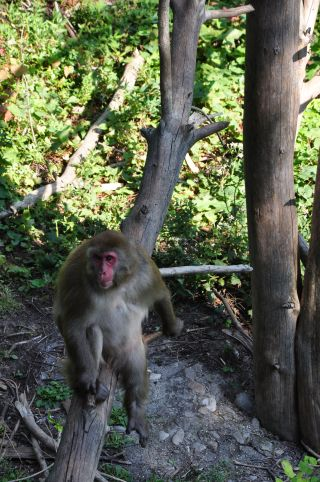
//> input picture OpenCV-Examples/images/baboon3.jpg, 320 x 482 px, given in place of , which was not available
$ ./distrans   (built with g++ and OpenCV 4)
//> lines starting //> are read from the running program, lines starting //| are printed output that depends on the picture; after the words box and inside, x2 and y2 are one past the last pixel; in counts of white or black regions, pixels touching at a corner belong together; pictures that were not available may be replaced by others from this repository, and a replacement may not be noted
#include <stdio.h>
#include <fstream>
#include <iostream>
#include "opencv2/imgproc/imgproc.hpp"
#include "opencv2/highgui/highgui.hpp"

#include <stdio.h>

using namespace cv;

int maskSize0 = CV_DIST_MASK_5;
int voronoiType = -1;
int edgeThresh = 100;
int distType0 = CV_DIST_L1;

// The output and temporary images
Mat gray;

// threshold trackbar callback
static void onTrackbar( int, void* )
{
    static const Scalar colors[] =
    {
        Scalar(0,0,0),
        Scalar(255,0,0),
        Scalar(255,128,0),
        Scalar(255,255,0),
        Scalar(0,255,0),
        Scalar(0,128,255),
        Scalar(0,255,255),
        Scalar(0,0,255),
        Scalar(255,0,255)
    };

    int maskSize = voronoiType >= 0 ? CV_DIST_MASK_5 : maskSize0;
    int distType = voronoiType >= 0 ? CV_DIST_L2 : distType0;

    Mat edge = gray >= edgeThresh, dist, labels, dist8u;

    if( voronoiType < 0 )
        distanceTransform( edge, dist, distType, maskSize );
    else
        distanceTransform( edge, dist, labels, distType, maskSize, voronoiType );

    if( voronoiType < 0 )
    {
        // begin "painting" the distance transform result
        std::cout << "painting the distance transform result" << std::endl;
        dist *= 5000;
        pow(dist, 0.5, dist);

        Mat dist32s, dist8u1, dist8u2;

        dist.convertTo(dist32s, CV_32S, 1, 0.5);
        dist32s &= Scalar::all(255);

        dist32s.convertTo(dist8u1, CV_8U, 1, 0);
        dist32s *= -1;

        dist32s += Scalar::all(255);
        dist32s.convertTo(dist8u2, CV_8U);

        Mat planes[] = {dist8u1, dist8u2, dist8u2};
        merge(planes, 3, dist8u);
    }
    else
    {
        dist8u.create(labels.size(), CV_8UC3);
        for( int i = 0; i < labels.rows; i++ )
        {
            const int* ll = (const int*)labels.ptr(i);
            const float* dd = (const float*)dist.ptr(i);
            uchar* d = (uchar*)dist8u.ptr(i);
            for( int j = 0; j < labels.cols; j++ )
            {
                int idx = ll[j] == 0 || dd[j] == 0 ? 0 : (ll[j]-1)%8 + 1;
                float scale = 1.f/(1 + dd[j]*dd[j]*0.0004f);
                int b = cvRound(colors[idx][0]*scale);
                int g = cvRound(colors[idx][1]*scale);
                int r = cvRound(colors[idx][2]*scale);
                d[j*3] = (uchar)b;
                d[j*3+1] = (uchar)g;
                d[j*3+2] = (uchar)r;
            }
        }
    }

    imshow("Original", edge );

    imshow("Distance Map", dist8u );
}

static void help()
{
    printf("\nProgram to demonstrate the use of the distance transform function between edge images.\n"
            "Usage:\n"
            "./distrans [image_name -- default image is stuff.jpg]\n"
            "\nHot keys: \n"
            "\tESC - quit the program\n"
            "\tC - use C/Inf metric\n"
            "\tL1 - use L1 metric\n"
            "\tL2 - use L2 metric\n"
            "\t3 - use 3x3 mask\n"
            "\t5 - use 5x5 mask\n"
            "\t0 - use precise distance transform\n"
            "\tv - switch to Voronoi diagram mode\n"
            "\tp - switch to pixel-based Voronoi diagram mode\n"
            "\tSPACE - loop through all the modes\n\n");
}

const char* keys =
{
    "{1| |stuff.jpg|input image file}"
};

int main( int argc, const char** argv )
{
    help();
    CommandLineParser parser(argc, argv, keys);
    string filename = parser.get<string>("1");
    gray = imread(filename.c_str(), 0);
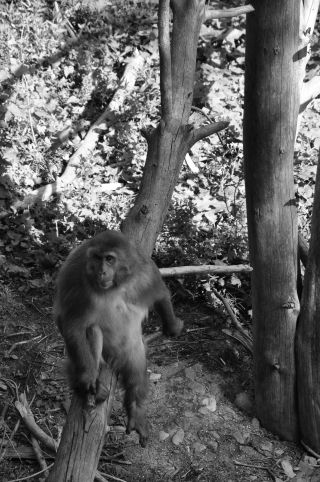
//> gray: 482 rows x 320 cols, CV_8UC1; min 0, max 255, mean 94.6
    if(gray.empty())
    {
        printf("Cannot read image file: %s\n", filename.c_str());
        help();
        return -1;
    }

    namedWindow("Distance Map", 1);
    createTrackbar("Brightness Threshold", "Distance Map", &edgeThresh, 255, onTrackbar, 0);

    for(;;)
    {
        // Call to update the view
        onTrackbar(0, 0);
//> in onTrackbar, `Mat edge = gray >= edgeThresh, dist, labels, dist8u;`:
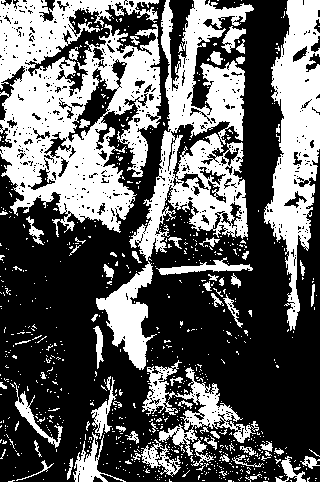
//> edge: 482 rows x 320 cols, CV_8UC1; 38.3% white; 808 white regions (746 under 20 px), largest, box (x1, y1, x2, y2) and area: (0, 0, 161, 237) 22306, (96, 0, 254, 370) 15491, (264, 0, 320, 331) 9449
//> in onTrackbar, `distanceTransform( edge, dist, distType, maskSize );`:
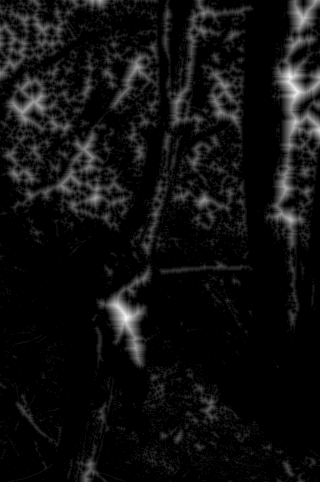
//> dist: 482 rows x 320 cols, CV_32FC1; min 0, max 19, mean 1.2; drawn with min black and max white
//> in onTrackbar, `dist.convertTo(dist32s, CV_32S, 1, 0.5);`:
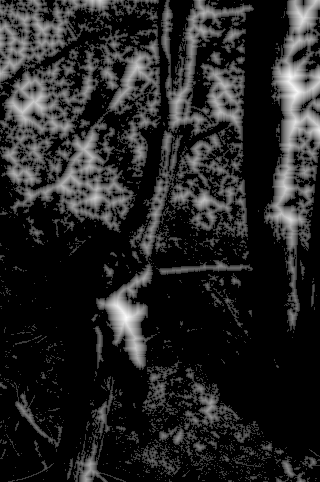
//> dist32s: 482 rows x 320 cols, CV_32SC1; min 0, max 309, mean 44.8; drawn with min black and max white
//> in onTrackbar, `dist32s &= Scalar::all(255);`:
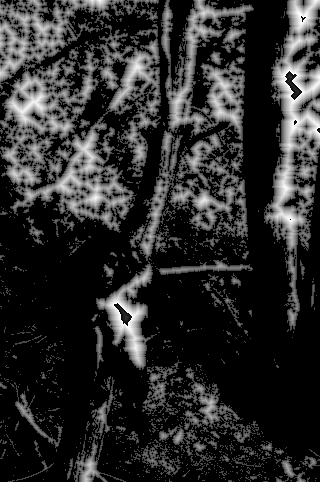
//> dist32s: 482 rows x 320 cols, CV_32SC1; 0.25% of pixels changed, all inside (x1, y1, x2, y2) = (114, 16, 320, 326)
//> in onTrackbar, `dist32s *= -1;`:
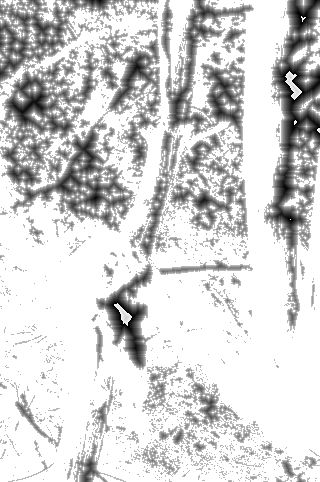
//> dist32s: 482 rows x 320 cols, CV_32SC1; min -255, max 0, mean -44.21; drawn with min black and max white
//> in onTrackbar, `merge(planes, 3, dist8u);`:
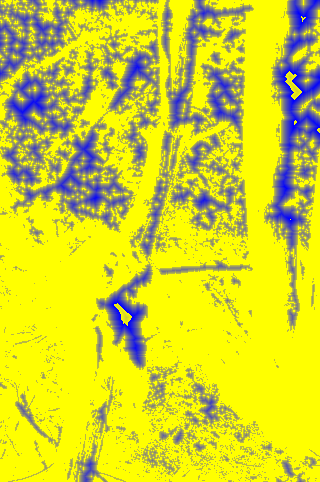
//> dist8u: 482 rows x 320 cols, CV_8UC3; mean B, G, R 44.2, 210.8, 210.8

        int c = cvWaitKey(0) & 255;
//> the Esc key is pressed

        if( c == 27 )
            break;

        if( c == 'c' || c == 'C' || c == '1' || c == '2' ||
            c == '3' || c == '5' || c == '0' )
            voronoiType = -1;

        if( c == 'c' || c == 'C' )
            distType0 = CV_DIST_C;
        else if( c == '1' )
            distType0 = CV_DIST_L1;
        else if( c == '2' )
            distType0 = CV_DIST_L2;
        else if( c == '3' )
            maskSize0 = CV_DIST_MASK_3;
        else if( c == '5' )
            maskSize0 = CV_DIST_MASK_5;
        else if( c == '0' )
            maskSize0 = CV_DIST_MASK_PRECISE;
        else if( c == 'v' )
            voronoiType = 0;
        else if( c == 'p' )
            voronoiType = 1;
        else if( c == ' ' )
        {
            if( voronoiType == 0 )
                voronoiType = 1;
            else if( voronoiType == 1 )
            {
                voronoiType = -1;
                maskSize0 = CV_DIST_MASK_3;
                distType0 = CV_DIST_C;
            }
            else if( distType0 == CV_DIST_C )
                distType0 = CV_DIST_L1;
            else if( distType0 == CV_DIST_L1 )
                distType0 = CV_DIST_L2;
            else if( maskSize0 == CV_DIST_MASK_3 )
                maskSize0 = CV_DIST_MASK_5;
            else if( maskSize0 == CV_DIST_MASK_5 )
                maskSize0 = CV_DIST_MASK_PRECISE;
            else if( maskSize0 == CV_DIST_MASK_PRECISE )
                voronoiType = 0;
        }
    }

    return 0;
}


/*
cmake_minimum_required(VERSION 2.8)
project(weizmann)
#set(CMAKE_BUILD_TYPE Release)
find_package( OpenCV REQUIRED)
find_package( Armadillo REQUIRED)
set(CMAKE_CXX_FLAGS "${CMAKE_CXX_FLAGS} -O2 -Wall -pedantic -fopenmp")
add_executable( run_dist_T.exe distrans.cpp)
target_link_libraries( run_dist_T.exe ${OpenCV_LIBS} -larmadillo)
*/

$ run again, on OpenCV-Examples/images/baboon4.jpg
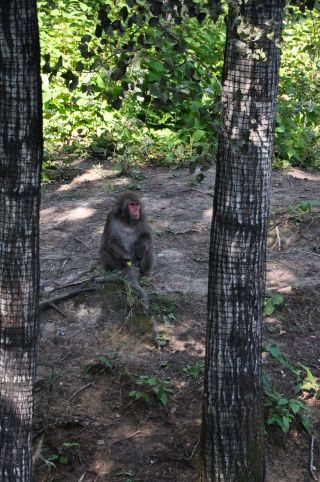
//> input picture OpenCV-Examples/images/baboon4.jpg, 320 x 482 px, given in place of , which was not available
//> in onTrackbar, `Mat edge = gray >= edgeThresh, dist, labels, dist8u;`:
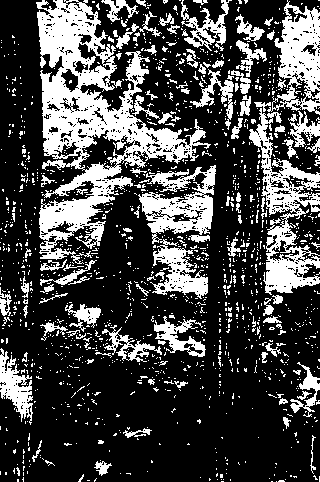
//> edge: 482 rows x 320 cols, CV_8UC1; 28.2% white; 1467 white regions (1351 under 20 px), largest, box (x1, y1, x2, y2) and area: (36, 0, 211, 264) 14641, (249, 108, 320, 295) 4594, (267, 0, 320, 115) 3115
//> in onTrackbar, `merge(planes, 3, dist8u);`:
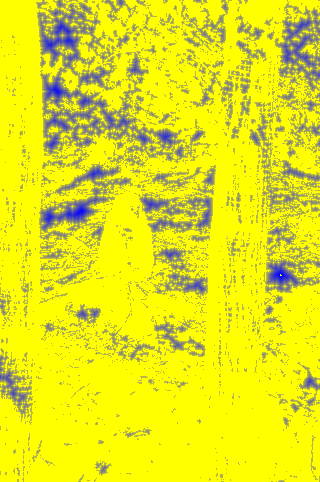
//> dist8u: 482 rows x 320 cols, CV_8UC3; mean B, G, R 27.1, 227.9, 227.9

$ run again, on OpenCV-Examples/images/beach.jpg
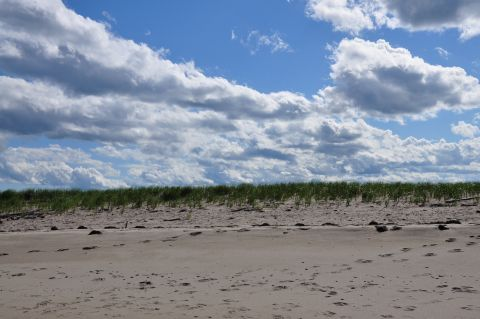
//> input picture OpenCV-Examples/images/beach.jpg, 480 x 319 px, given in place of , which was not available
//> in onTrackbar, `Mat edge = gray >= edgeThresh, dist, labels, dist8u;`:
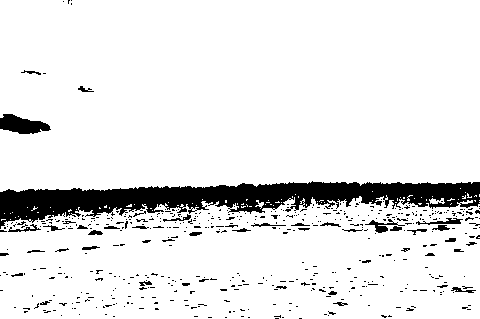
//> edge: 319 rows x 480 cols, CV_8UC1; 90.3% white; 509 black regions (464 under 20 px), largest, box (x1, y1, x2, y2) and area: (0, 181, 480, 229) 10657, (0, 114, 51, 134) 656, (365, 219, 405, 233) 169
//> in onTrackbar, `merge(planes, 3, dist8u);`:
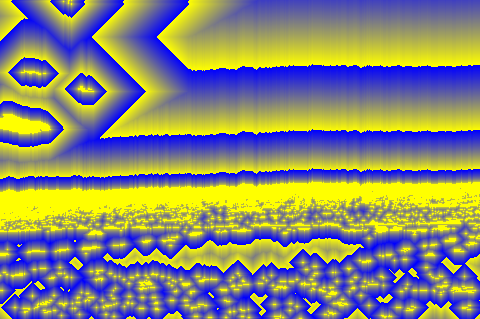
//> dist8u: 319 rows x 480 cols, CV_8UC3; mean B, G, R 118.8, 136.2, 136.2
